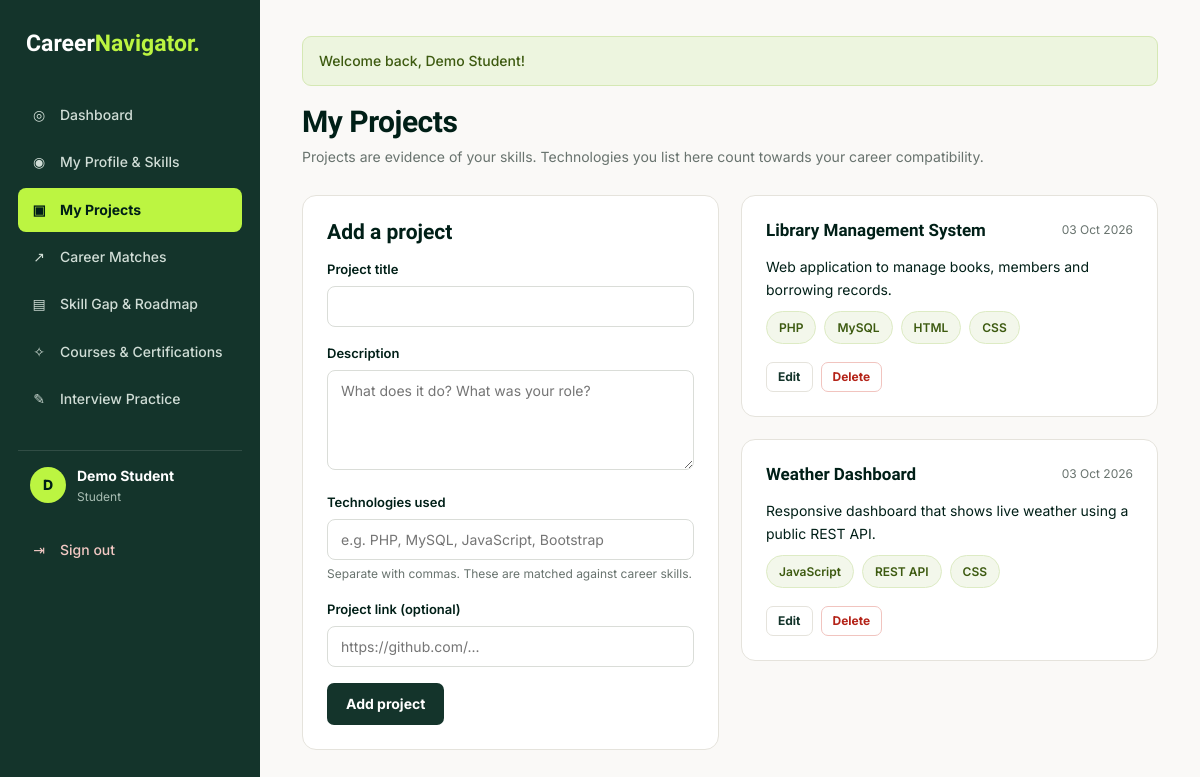
The app's page /projects.php (signed in) with its own data.
### tables this page shows
CREATE TABLE `users` (
  `id` int(11) NOT NULL AUTO_INCREMENT,
  `name` varchar(100) NOT NULL,
  `email` varchar(150) NOT NULL,
  `password` varchar(255) NOT NULL,
  `role` enum('student','advisor','admin') DEFAULT 'student',
  `created_at` timestamp NOT NULL DEFAULT current_timestamp(),
  `email_verified_at` datetime DEFAULT NULL,
  `verification_token_hash` char(64) DEFAULT NULL,
  `verification_expires_at` datetime DEFAULT NULL,
  `verification_sent_at` datetime DEFAULT NULL,
  PRIMARY KEY (`id`),
  UNIQUE KEY `email` (`email`),
  UNIQUE KEY `verification_token_hash` (`verification_token_hash`)
);

CREATE TABLE `projects` (
  `id` int(11) NOT NULL AUTO_INCREMENT,
  `user_id` int(11) NOT NULL,
  `title` varchar(150) NOT NULL,
  `description` text DEFAULT NULL,
  `technologies` text DEFAULT NULL,
  `project_url` varchar(255) DEFAULT NULL,
  `created_at` timestamp NOT NULL DEFAULT current_timestamp(),
  PRIMARY KEY (`id`),
  KEY `user_id` (`user_id`),
  CONSTRAINT `projects_ibfk_1` FOREIGN KEY (`user_id`) REFERENCES `users` (`id`) ON DELETE CASCADE
);

### includes/functions.php (called while the page is built, shortened)
<?php
function e($value): string
{
    return htmlspecialchars((string) $value, ENT_QUOTES, 'UTF-8');
}
function url(string $path = ''): string
{
    return BASE_URL . ltrim($path, '/');
}
function current_user(): ?array
{
    return $_SESSION['user'] ?? null;
}
function current_user_id(): int
{
    return (int) ($_SESSION['user']['id'] ?? 0);
}
function refresh_current_user(PDO $pdo): void
{
    $stmt = $pdo->prepare("SELECT id, name, email, role FROM users WHERE id = ?");
    $stmt->execute([current_user_id()]);
}
function get_flashes(): array
{
    $messages = $_SESSION['flash'] ?? [];
    return $messages;
}

### includes/init.php (called while the page is built, shortened)
<?php
require_once __DIR__ . '/../config/db.php';
require_once __DIR__ . '/functions.php';
refresh_current_user($pdo);

### projects.php (the view, shortened to what this page needs)
<?php
require_once 'includes/init.php';
$userId = current_user_id();
$errors = [];
$editing = null;
$form = $errors ? $_POST : ($editing ?? []);
$stmt = $pdo->prepare("SELECT * FROM projects WHERE user_id = ? ORDER BY created_at DESC");
$stmt->execute([$userId]);
$projects = $stmt->fetchAll(PDO::FETCH_ASSOC);
$activePage = 'projects';
require 'includes/header.php';
?>
<div class="page-header">
    <div>
        <h1>My Projects</h1>
        <p>Projects are evidence of your skills. Technologies you list here count towards your career compatibility.</p>
    </div>
</div>
<div class="grid grid-2">
    <div class="card">
        <h2><?= !empty($form['id']) ? 'Edit project' : 'Add a project' ?></h2>
        <form method="POST">
            <div class="form-group">
                <label for="title">Project title</label>
                <input type="text" id="title" name="title" maxlength="150" required value="<?= e($form['title'] ?? '') ?>">
            </div>
            <div class="form-group">
                <label for="description">Description</label>
                <textarea id="description" name="description" maxlength="3000" placeholder="What does it do? What was your role?"><?= e($form['description'] ?? '') ?></textarea>
            </div>
            <div class="form-group">
                <label for="technologies">Technologies used</label>
                <input type="text" id="technologies" name="technologies" maxlength="500" placeholder="e.g. PHP, MySQL, JavaScript, Bootstrap"
                       value="<?= e($form['technologies'] ?? '') ?>">
                <div class="help">Separate with commas. These are matched against career skills.</div>
            </div>
            <div class="form-group">
                <label for="project_url">Project link (optional)</label>
                <input type="url" id="project_url" name="project_url" maxlength="255" placeholder="https://github.com/..."
                       value="<?= e($form['project_url'] ?? '') ?>">
            </div>
            <div class="btn-group">
                <button type="submit" class="btn btn-primary"><?= !empty($form['id']) ? 'Save changes' : 'Add project' ?></button>
            </div>
        </form>
    </div>
    <div>
        <?php foreach ($projects as $p): ?>
            <div class="card">
                <div class="card-header">
                    <h3 style="margin:0"><?= e($p['title']) ?></h3>
                    <span class="small muted"><?= e(date('d M Y', strtotime($p['created_at']))) ?></span>
                </div>
                <?php if ($p['description']): ?><p><?= nl2br(e($p['description'])) ?></p><?php endif; ?>
                <?php if ($p['technologies']): ?>
                    <div class="chips mb">
                        <?php foreach (array_filter(array_map('trim', explode(',', $p['technologies']))) as $tech): ?>
                            <span class="chip"><?= e($tech) ?></span>
                        <?php endforeach; ?>
                    </div>
                <?php endif; ?>
                <div class="btn-group">
                    <a href="projects.php?edit=<?= (int) $p['id'] ?>" class="btn btn-secondary btn-sm">Edit</a>
                    <form method="POST" class="inline-form" data-confirm="Delete this project?">
                        <button type="submit" class="btn btn-danger btn-sm">Delete</button>
                    </form>
                </div>
            </div>
        <?php endforeach; ?>
    </div>
</div>
<?php require 'includes/footer.php'; ?>

### includes/header.php (shortened to what this page needs)
<?php
$user = current_user();
$activePage = $activePage ?? '';
$menus = [
    'student' => [
        'dashboard'       => ['dashboard.php', 'Dashboard', '◎'],
        'profile'         => ['profile.php', 'My Profile & Skills', '◉'],
        'projects'        => ['projects.php', 'My Projects', '▣'],
        'recommendations' => ['recommendations.php', 'Career Matches', '↗'],
        'roadmap'         => ['roadmap.php', 'Skill Gap & Roadmap', '▤'],
        'courses'         => ['courses.php', 'Courses & Certifications', '✧'],
        'interview'       => ['interview.php', 'Interview Practice', '✎'],
    ],
    'advisor' => [
        'advisor'   => ['advisor/index.php', 'My Students', '◎'],
        'courses'   => ['courses.php', 'Courses', '✧'],
        'interview' => ['interview.php', 'Question Bank', '✎'],
    ],
    'admin' => [
        'admin'      => ['admin/index.php', 'Admin Dashboard', '◎'],
        'users'      => ['admin/users.php', 'Users', '◉'],
        'careers'    => ['admin/careers.php', 'Careers', '↗'],
        'skills'     => ['admin/skills.php', 'Skills', '▣'],
        'courses'    => ['admin/courses.php', 'Courses', '✧'],
        'questions'  => ['admin/questions.php', 'Interview Questions', '✎'],
        'advisor'    => ['advisor/index.php', 'Student Overview', '▤'],
    ],
];
$menu = $user ? ($menus[$user['role']] ?? []) : [];
?>
<!DOCTYPE html>
<html lang="en">
<head>
    <link rel="stylesheet" href="<?= e(url('assets/css/style.css')) ?>">
</head>
<body>
<div class="app">
    <aside class="sidebar" id="sidebar">
        <div class="sidebar-top">
            <a href="<?= e(url('index.php')) ?>" class="logo logo-light">Career<span>Navigator.</span></a>
        </div>
        <nav class="side-nav" id="side-nav">
            <?php foreach ($menu as $key => [$link, $label, $icon]): ?>
                <a href="<?= e(url($link)) ?>" class="<?= $key === $activePage ? 'active' : '' ?>">
                    <span class="nav-icon"><?= $icon ?></span><?= e($label) ?>
                </a>
            <?php endforeach; ?>
            <?php if ($user): ?>
                <div class="side-user">
                    <div class="avatar"><?= e(strtoupper(mb_substr($user['name'], 0, 1))) ?></div>
                    <div>
                        <strong><?= e($user['name']) ?></strong>
                        <small><?= e(ucfirst($user['role'])) ?></small>
                    </div>
                </div>
                <a href="<?= e(url('logout.php')) ?>" class="logout-link"><span class="nav-icon">⇥</span>Sign out</a>
            <?php endif; ?>
        </nav>
    </aside>
    <main class="main">
        <?php foreach (get_flashes() as $f): ?>
            <div class="alert alert-<?= e($f['type']) ?>"><?= e($f['message']) ?></div>
        <?php endforeach; ?>

### assets/css/style.css (style rules this page uses)
:root { --green: #14342B; --green-hover: #245344; --dark: #001F17; --lime: #BCF541; --lime-dark: #648D13; --soft-green: #EDF5DF; --background: #FAF9F7; --muted: #68736E; --border: #E5E3DC; --danger: #B42318; --danger-soft: #FDECEA; --amber: #9A6B00; --amber-soft: #FFF4D6; }
* { margin: 0; padding: 0; box-sizing: border-box; }
body { font-family: 'Inter', sans-serif; background: var(--background); color: var(--dark); font-size: 14px; line-height: 1.6; }
a { color: #527D0A; }
h1, h2, h3, h4 { font-family: 'Bricolage Grotesque', sans-serif; line-height: 1.2; }
h1 { font-size: 30px; letter-spacing: -0.5px; }
h2 { font-size: 21px; margin-bottom: 14px; }
h3 { font-size: 17px; margin-bottom: 8px; }
p { margin-bottom: 10px; }
.muted { color: var(--muted); }
.small { font-size: 12px; }
.mb { margin-bottom: 18px; }
.logo { font-family: 'Bricolage Grotesque', sans-serif; font-size: 23px; font-weight: 800; color: var(--green); text-decoration: none; }
.logo span { color: #82AD16; }
.logo-light { color: #fff; }
.logo-light span { color: var(--lime); }
.app { display: flex; min-height: 100vh; }
.sidebar { width: 260px; flex-shrink: 0; background: var(--green); color: #fff; padding: 26px 18px; position: sticky; top: 0; height: 100vh; overflow-y: auto; }
.sidebar-top { display: flex; justify-content: space-between; align-items: center; margin-bottom: 30px; padding: 0 8px; }
.side-nav a { display: flex; align-items: center; gap: 12px; padding: 11px 12px; color: #D0DDD6; text-decoration: none; border-radius: 8px; font-weight: 500; margin-bottom: 3px; }
.side-nav a.active { background: var(--lime); color: var(--dark); font-weight: 700; }
.nav-icon { width: 18px; text-align: center; }
.side-user { display: flex; gap: 11px; align-items: center; margin: 28px 0 8px; padding: 14px 12px; border-top: 1px solid rgba(255,255,255,.12); }
.side-user small { display: block; color: #A8BDB3; font-size: 12px; }
.avatar { width: 36px; height: 36px; border-radius: 50%; background: var(--lime); color: var(--dark); display: grid; place-items: center; font-weight: 800; }
.logout-link { color: #F3C9C4 !important; }
.main { flex: 1; padding: 36px 42px 60px; min-width: 0; max-width: 1240px; }
.page-header { display: flex; justify-content: space-between; align-items: flex-end; gap: 16px; flex-wrap: wrap; margin-bottom: 26px; }
.page-header p { color: var(--muted); margin: 6px 0 0; }
.card { background: #fff; border: 1px solid var(--border); border-radius: 14px; padding: 24px; margin-bottom: 22px; }
.card-header { display: flex; justify-content: space-between; align-items: center; gap: 12px; margin-bottom: 16px; flex-wrap: wrap; }
.grid { display: grid; gap: 22px; }
.grid-2 { grid-template-columns: repeat(2, minmax(0, 1fr)); }
.grid > .card { margin-bottom: 0; }
.btn { display: inline-block; padding: 11px 18px; border-radius: 7px; text-decoration: none; font-size: 14px; font-weight: 700; border: 1px solid transparent; cursor: pointer; font-family: inherit; transition: .2s; line-height: 1.3; }
.btn-primary { background: var(--green); color: #fff; }
.btn-secondary { background: #fff; color: var(--green); border-color: var(--border); }
.btn-danger { background: #fff; color: var(--danger); border-color: #F1C4BF; }
.btn-sm { padding: 6px 11px; font-size: 12px; }
.btn-group { display: flex; gap: 8px; flex-wrap: wrap; align-items: center; }
.inline-form { display: inline; }
.form-group { margin-bottom: 16px; }
label { display: block; font-weight: 600; margin-bottom: 6px; font-size: 13px; }
input[type=text], input[type=email], input[type=password], input[type=number], input[type=url], input[type=search], select, textarea { width: 100%; padding: 11px 13px; border: 1px solid #DADDD8; border-radius: 8px; font-size: 14px; font-family: inherit; background: #fff; color: var(--dark); }
textarea { min-height: 100px; resize: vertical; }
.help { font-size: 12px; color: var(--muted); margin-top: 4px; }
.chips { display: flex; flex-wrap: wrap; gap: 8px; }
.chip { display: inline-block; padding: 6px 12px; border-radius: 20px; background: #F3F7EB; color: #3D5A10; font-size: 12px; font-weight: 600; border: 1px solid #DDEBC4; cursor: default; }
.alert { padding: 13px 16px; border-radius: 9px; margin-bottom: 18px; font-weight: 500; }
.alert-success { background: var(--soft-green); color: #3D5A10; border: 1px solid #D5E8B4; }

### records on screen
users: name "D", name "Demo Student", role "Student"
projects: title "Library Management System", created_at "03 Oct 2026", description "Web application to manage books, members and borrowing records.", technologies "PHP", technologies "MySQL", technologies "HTML", technologies "CSS"
projects: title "Weather Dashboard", created_at "03 Oct 2026", description "Responsive dashboard that shows live weather using a public REST API.", technologies "JavaScript", technologies "REST API", technologies "CSS"

### other values on screen
$icon "◎"
$label "Dashboard"
$icon "◉"
$label "My Profile & Skills"
$icon "▣"
$label "My Projects"
$icon "↗"
$label "Career Matches"
$icon "▤"
$label "Skill Gap & Roadmap"
$icon "✧"
$label "Courses & Certifications"
$icon "✎"
$label "Interview Practice"
$f['message'] "Welcome back, Demo Student!"
